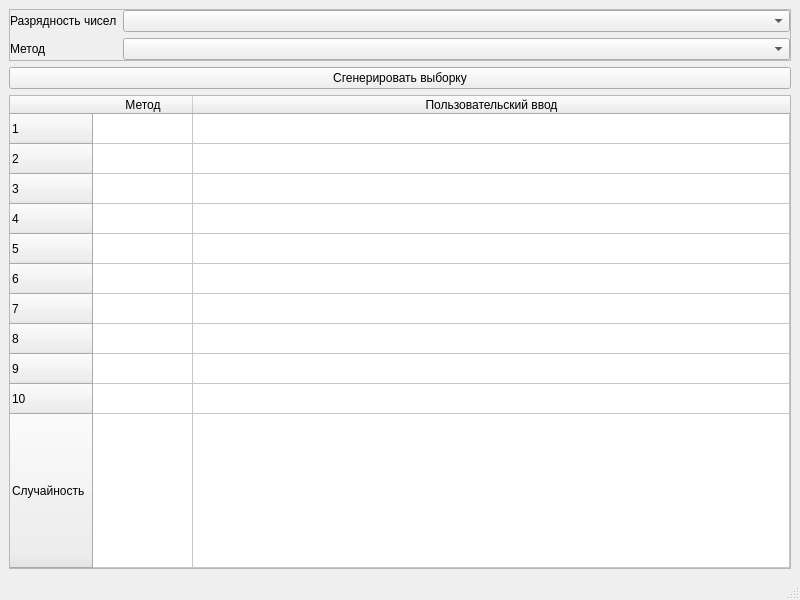
<?xml version="1.0" encoding="UTF-8"?>
<ui version="4.0">
 <class>MainWindow</class>
 <widget class="QMainWindow" name="MainWindow">
  <property name="geometry">
   <rect>
    <x>0</x>
    <y>0</y>
    <width>800</width>
    <height>600</height>
   </rect>
  </property>
  <property name="windowTitle">
   <string>Лабораторная работа №3</string>
  </property>
  <widget class="QWidget" name="centralwidget">
   <layout class="QVBoxLayout" name="verticalLayout" stretch="0,0,1">
    <item>
     <widget class="QFrame" name="frame">
      <property name="frameShape">
       <enum>QFrame::StyledPanel</enum>
      </property>
      <property name="frameShadow">
       <enum>QFrame::Plain</enum>
      </property>
      <layout class="QFormLayout" name="formLayout">
       <property name="leftMargin">
        <number>0</number>
       </property>
       <property name="topMargin">
        <number>0</number>
       </property>
       <property name="rightMargin">
        <number>0</number>
       </property>
       <property name="bottomMargin">
        <number>0</number>
       </property>
       <item row="0" column="0">
        <widget class="QLabel" name="label">
         <property name="text">
          <string>Разрядность чисел</string>
         </property>
        </widget>
       </item>
       <item row="0" column="1">
        <widget class="QComboBox" name="comboBox_capacity"/>
       </item>
       <item row="1" column="0">
        <widget class="QLabel" name="label_2">
         <property name="text">
          <string>Метод</string>
         </property>
        </widget>
       </item>
       <item row="1" column="1">
        <widget class="QComboBox" name="comboBox_method"/>
       </item>
      </layout>
     </widget>
    </item>
    <item>
     <widget class="QPushButton" name="pushButton_generate">
      <property name="text">
       <string>Сгенерировать выборку</string>
      </property>
     </widget>
    </item>
    <item>
     <widget class="QTableWidget" name="tableWidget">
      <attribute name="horizontalHeaderStretchLastSection">
       <bool>true</bool>
      </attribute>
      <attribute name="verticalHeaderStretchLastSection">
       <bool>true</bool>
      </attribute>
      <row>
       <property name="text">
        <string>1</string>
       </property>
      </row>
      <row>
       <property name="text">
        <string>2</string>
       </property>
      </row>
      <row>
       <property name="text">
        <string>3</string>
       </property>
      </row>
      <row>
       <property name="text">
        <string>4</string>
       </property>
      </row>
      <row>
       <property name="text">
        <string>5</string>
       </property>
      </row>
      <row>
       <property name="text">
        <string>6</string>
       </property>
      </row>
      <row>
       <property name="text">
        <string>7</string>
       </property>
      </row>
      <row>
       <property name="text">
        <string>8</string>
       </property>
      </row>
      <row>
       <property name="text">
        <string>9</string>
       </property>
      </row>
      <row>
       <property name="text">
        <string>10</string>
       </property>
      </row>
      <row>
       <property name="text">
        <string>Случайность</string>
       </property>
      </row>
      <column>
       <property name="text">
        <string>Метод</string>
       </property>
      </column>
      <column>
       <property name="text">
        <string>Пользовательский ввод</string>
       </property>
      </column>
     </widget>
    </item>
   </layout>
  </widget>
  <widget class="QMenuBar" name="menubar">
   <property name="geometry">
    <rect>
     <x>0</x>
     <y>0</y>
     <width>800</width>
     <height>28</height>
    </rect>
   </property>
  </widget>
  <widget class="QStatusBar" name="statusbar"/>
 </widget>
 <resources/>
 <connections/>
</ui>
